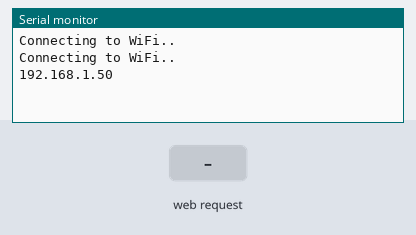
Bench run of a sketch on a simulated ESP32. Shown: the last lines printed to the serial monitor. Inputs (shaded band) come from the test bench. WiFi joins after 1.5 s; servers stay silent unless stated; storage starts empty.

Above: at 3.2 s.
3.3 s: HTTP request GET /temperature received
At 4.3 s:
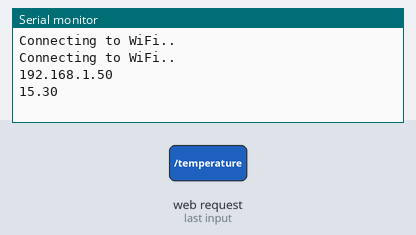
4.8 s: HTTP request GET /humidity received
At 5.4 s:
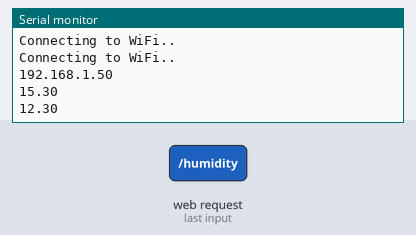

The sketch:

ESP_Chart_Web_Server.ino
```cpp
#include <WiFi.h>
#include <ESPAsyncWebServer.h>
#include <SPIFFS.h>


// Replace with your network credentials
const char* ssid = "Fibertel WiFi169 2.4GHz";
const char* password = "01416382183";

// Create AsyncWebServer object on port 80
AsyncWebServer server(80);


float someDataToRead1 = 12.3f;
float someDataToRead2 = 15.3f;

String readData1() {
  float t = someDataToRead2;
  if (isnan(t)) {
    Serial.println("Failed to read");
    return "";
  }
  else {
    Serial.println(t);
    return String(t);
  }
}

String readData2() {
  float h = someDataToRead1;
  if (isnan(h)) {
    Serial.println("Failed to read");
    return "";
  }
  else {
    Serial.println(h);
    return String(h);
  }
}

void setup(){
  // Serial port for debugging purposes
  Serial.begin(115200);

  // Initialize SPIFFS
  if(!SPIFFS.begin()){
    Serial.println("An Error has occurred while mounting SPIFFS");
    return;
  }

  // Connect to Wi-Fi
  WiFi.begin(ssid, password);
  while (WiFi.status() != WL_CONNECTED) {
    delay(1000);
    Serial.println("Connecting to WiFi..");
  }

  // Print ESP32 Local IP Address
  Serial.println(WiFi.localIP());

  // Route for root / web page
  server.on("/", HTTP_GET, [](AsyncWebServerRequest *request){
    request->send(SPIFFS, "/index.html");
  });
  server.on("/temperature", HTTP_GET, [](AsyncWebServerRequest *request){
    request->send_P(200, "text/plain", readData1().c_str());
  });
  server.on("/humidity", HTTP_GET, [](AsyncWebServerRequest *request){
    request->send_P(200, "text/plain", readData2().c_str());
  });

  // Start server
  server.begin();
}

void loop(){

}
```

Measured:
- after the input at 3.3 s, the serial monitor: prints a new line at once (image 1)
- after the input at 4.8 s, the serial monitor: prints a new line at once (image 2)
